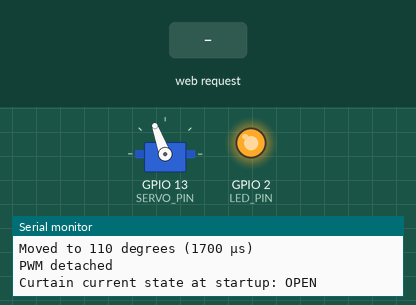
This sketch was run on a simulated ESP8266 (NodeMCU). Parts: servo, output pins drawn as LEDs (lit = HIGH), the last lines printed to the serial monitor. The test bench sets the inputs (shaded band). WiFi joins after 1.5 s; servers stay silent unless stated; storage starts empty.

Above: at 8.8 s.
8.9 s: HTTP request GET /close received
At 9.38 s:
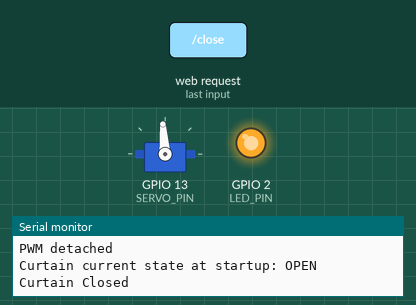
At 9.98 s:
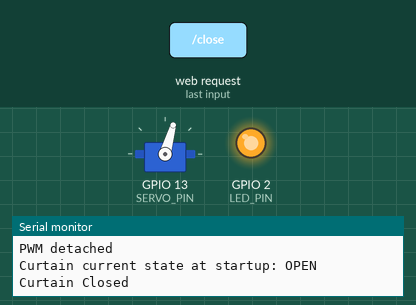
11.9 s: HTTP request GET /open received
At 13.0 s:
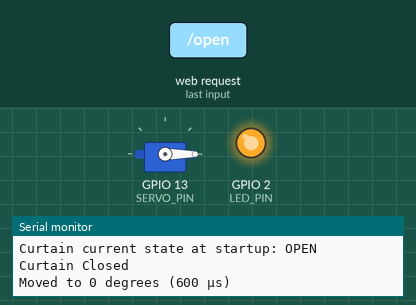
Timing chart, 0 to 18.0 s (numbered marks = the images above; inputs shaded):
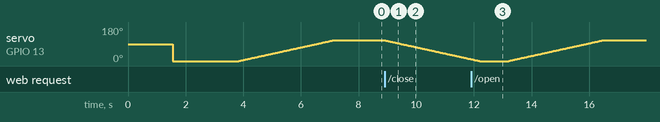

Measured:
- after the input at 8.9 s, servo on GPIO 13 (SERVO_PIN): moves from 110° to 10° over 3.0 s, starting at once

The sketch:

onlyfans_local.ino
```cpp
/* --------------------------------------------------------------
* Window exhaust fan curtain control
* This shoddily put together code creates a server on an ESP8266 via Http
* that communicates with a Servo and toggles it between defined angles
* Using ESP8266 NodeMCU ESP-12
* 2025 http://DisasterOfPuppets.com
-----------------------------------------------------------------*/

#include <ESP8266WiFi.h>
#include <ESP8266WebServer.h>
#include <ESP8266mDNS.h>
#include <LittleFS.h>
#include <Servo.h>
#include <user_interface.h>
#define LOG_BUFFER_SIZE 2048

// Structure stored in RTC memory to remember the curtain state across resets
struct RTCData {
  uint32_t magic;
  bool lastWasOpen;
};

RTCData rtcData;
uint32_t RTC_MEM_START = 65;

// Runtime flags and state
bool skipStartupMovement = false;
String logBuffer = "";
bool isOpen = false;
bool isMoving = false;
unsigned long lastAlive = 0;

int currentPulse = 0; // tracks last pulse sent to the servo

//**************ADJUST THESE SETTINGS FOR YOUR SETUP **************

// -= WIFI SETTINGS =-

// Wi-Fi credentials (replace with your network details)

const char* ssid = "YOURBANK";
const char* password = "DETAILS HERE";

// -= SERVO SETTINGS =-  (adjust to match your hardware)
#define SWAP_DIRECTION false // In case it goes the wrong way

#define SERVO_PIN 13           // D7 GPIO13 — safe for servo PWM
#define LED_PIN LED_BUILTIN    // GPIO2 — onboard blue LED
constexpr int SERVOMIN = 600;  // Min pulse width in µs. DO NOT modify unless calibrating manually.
constexpr int SERVOMAX = 2400; // Max pulse width in µs. See GitHub readme for safe tuning instructions.
constexpr int CLOSED_ANGLE = 0; // Angle of the Servo when curtain is closed (With our 3 gears turns the Door Anticlockwise)
constexpr int OPEN_ANGLE = 110; // Angle of the Servo when the curtain is open, adjust as needed (Gear turns Clockwise)
constexpr bool OPEN_ON_RUN = true; // Have the Servo open the curtain on power (this won't re-run on manual software reset)
//Servo with the horn mounted closer to the left side - 0 goes clockwise, 180 is anticlockwise

// Tuning values for smooth motion and slowing servo down.
#define SERVO_SPEED_DELAY 15       // [Was 2] Delay (in milliseconds) between each step. Higher = slower movement.
#define SERVO_STEP_SIZE 5          // [Was 40 wayy too fast] Microseconds per step. Smaller = smoother and slower movement.
// If your servo starts stuttering or twitching: try increasing SERVO_STEP_SIZE or reducing SERVO_SPEED_DELAY.
// Stuttering typically means the servo isn't receiving fast enough or large enough signal changes to move cleanly.


// -= SERVER SETTINGS =-  (network configuration for the HTTP server)

IPAddress local_IP(192, 168, 1, 19); // Change this to the IP address you want to use for the server
IPAddress gateway(192, 168, 1, 1); // Your router's gateway
IPAddress subnet(255, 255, 255, 0);
IPAddress dns(8, 8, 8, 8); // Optional, Google DNS
constexpr bool USE_DNS = false; // true : On | false : Off

//*****************************************************************

ESP8266WebServer server(80);
Servo myServo;

// Helper function declarations so setup() can call them
//  - angleToMicros converts a target angle to its pulse width
//  - moveServoSmooth incrementally moves the servo to that angle

void Log(const String& msg);
void CheckWiFi();
void handleRoot();
void handleOpen();
void handleClose();
void handleRestart();
void RunStartupMovement();
void moveServoSmooth(int targetAngle);
int angleToMicros(int angle);


void setup() {

  Serial.begin(115200);

//Initialize pins

  pinMode(LED_PIN, OUTPUT);
  digitalWrite(LED_PIN, HIGH); // OFF (active LOW)

// Was the previous reset triggered by our restart handler?

  system_rtc_mem_read(RTC_MEM_START, &rtcData, sizeof(rtcData));
  if (rtcData.magic == 0xCAFEBABE) {
    skipStartupMovement = true;
    isOpen = rtcData.lastWasOpen;
    Log("User initiated restart. Skipping startup movement.");
    Log("Curtain state restored: " + String(isOpen ? "OPEN" : "CLOSED"));
    // ensure smooth moves start from the remembered position
    int restoreAngle = isOpen ?
    (SWAP_DIRECTION ? CLOSED_ANGLE : OPEN_ANGLE) :
    (SWAP_DIRECTION ? OPEN_ANGLE : CLOSED_ANGLE);
    currentPulse = angleToMicros(restoreAngle);
    rtcData.magic = 0;
    system_rtc_mem_write(RTC_MEM_START, &rtcData, sizeof(rtcData));
  }

  Log("Booting...");


//Initialize WiFi

  if (USE_DNS) {
    WiFi.config(local_IP, gateway, subnet, dns);
  } else {
    WiFi.config(local_IP, gateway, subnet);
  }

  WiFi.begin(ssid, password);
  Serial.print("Connecting to Wi-Fi");
  unsigned long start = millis();
  while (WiFi.status() != WL_CONNECTED && millis() - start < 5000) {
    delay(50);
    yield();
  }
  if (WiFi.status() == WL_CONNECTED) {
    Log("Wi-Fi up: " + WiFi.localIP().toString());
  } else {
    Log("Wi-Fi failed or timed out");
  }

  // Initialize mDNS
  if (MDNS.begin("onlyfans")) {
    Log("mDNS responder started");
    Log("Try visiting: http://onlyfans.local");
  } else {
    Log("mDNS setup failed");
  }


  // Mount LittleFS and confirm all required web assets exist
  if (!LittleFS.begin()) {
    Log("LittleFS mount failed!");
    return;
  }

  // Confirm required files exist
  if (!LittleFS.exists("/index.html")) Log("Missing: index.html");
  if (!LittleFS.exists("/style.css"))   Log("Missing: style.css");
  if (!LittleFS.exists("/script.js"))   Log("Missing: script.js");
  if (!LittleFS.exists("/fanlogo.svg")) Log("Missing: fanlogo.svg");
  if (!LittleFS.exists("/log.html")) Log("Missing: log.html");
  if (!LittleFS.exists("/curtain.png")) Log("Missing: curtain.png");

  // Serve static files for the web interface
  server.on("/", handleRoot);
  server.serveStatic("/style.css",   LittleFS, "/style.css");
  server.serveStatic("/script.js",   LittleFS, "/script.js");
  server.serveStatic("/fanlogo.svg", LittleFS, "/fanlogo.svg");
  server.serveStatic("/log.html", LittleFS, "/log.html");
  server.serveStatic("/curtain.png", LittleFS, "/curtain.png"); // optional
  server.serveStatic("/index.html", LittleFS, "/index.html");

  // Endpoints that control the curtain and expose status/logs
  server.on("/curtain-status", []() {
    String state = isMoving ? "moving" : (isOpen ? "open" : "closed");
    server.send(200, "application/json", "{\"state\":\"" + state + "\"}");
  });
  server.on("/open", handleOpen);
  server.on("/close", handleClose);
  server.on("/restart", handleRestart);
  server.on("/log", []() { server.send(200, "text/plain", logBuffer); });


  // Start listening for HTTP requests
  server.begin();
  Log("HTTP server started");

  // Optionally move the curtain on boot if this wasn't a software restart
  if (!skipStartupMovement) {
    Log("Running servo startup routines....");
    if (OPEN_ON_RUN == true) { // Check the user defined option
      RunStartupMovement();
    }
  } else {
    Log("User initiated server restart");
  }
  Log("Curtain current state at startup: " + String(isOpen ? "OPEN" : "CLOSED"));
}

//******************FUNCTIONS **********************

// Append a message to the log and keep the buffer within limits

void Log(const String& msg) {
  Serial.println(msg); // still prints over USB if connected
  logBuffer += msg + "\n";
  if (logBuffer.length() > LOG_BUFFER_SIZE) {
    logBuffer = logBuffer.substring(logBuffer.length() - LOG_BUFFER_SIZE); // trim oldest
  }
}

// Reconnect if Wi-Fi drops
void CheckWiFi() {
  static unsigned long lastCheck = 0;
  if (millis() - lastCheck < 5000) return; // Check every 5 seconds
  lastCheck = millis();
  if (WiFi.status() != WL_CONNECTED) {
    Log("[WiFi] Disconnected. Attempting reconnect...");
    WiFi.disconnect();
    WiFi.begin(ssid, password);
    unsigned long start = millis();
    while (WiFi.status() != WL_CONNECTED && millis() - start < 10000) {
      delay(100);
      yield(); // Prevent watchdog reset
    }
    if (WiFi.status() == WL_CONNECTED) {
      Log("\nWi-Fi Reconnected!");
      Log("IP address: " + WiFi.localIP().toString());
      digitalWrite(LED_PIN, HIGH);
    } else {
      Log("Wi-Fi Reconnect failed!");
    }
  }
}

// Interpolate servo position in microsecond steps for smooth motion
void moveServoSmooth(int targetAngle) {
  int targetPulse = angleToMicros(targetAngle);
  if (targetPulse == currentPulse) return;

  int step = (targetPulse > currentPulse) ? SERVO_STEP_SIZE : -SERVO_STEP_SIZE;
  while (currentPulse != targetPulse) {
    currentPulse += step;
    if ((step > 0 && currentPulse > targetPulse) ||
        (step < 0 && currentPulse < targetPulse)) {
      currentPulse = targetPulse;
    }
    myServo.writeMicroseconds(currentPulse);
    delay(SERVO_SPEED_DELAY);
  }
}

// -------- HTTP route handlers --------

// Serve the main interface page
void handleRoot() {
  IPAddress clientIP = server.client().remoteIP();
  Log("HTTP connection detected from: " + clientIP.toString());

  File file = LittleFS.open("/index.html", "r");
  if (!file) {
    server.send(500, "text/plain", "Missing index.html");
    return;
  }
  server.streamFile(file, "text/html");
  file.close();
}

// Move the curtain to the open position
void handleOpen() {
  Log("Curtain Open");
  myServo.attach(SERVO_PIN, SERVOMIN, SERVOMAX);
  isMoving = true;
  int targetAngle = SWAP_DIRECTION ? CLOSED_ANGLE : OPEN_ANGLE;
  moveServoSmooth(constrain(targetAngle, 0, 180));
  Log("Moved to " + String(targetAngle) + " degrees (" + String(currentPulse) + " µs)");
  delay(1000);
  myServo.detach();
  isMoving = false;
  isOpen = true;
  server.send(200, "text/plain", "Curtain opened.");
}

// Move the curtain to the closed position
void handleClose() {
  Log("Curtain Closed");
  myServo.attach(SERVO_PIN, SERVOMIN, SERVOMAX);
  isMoving = true;
  int targetAngle = SWAP_DIRECTION ? OPEN_ANGLE : CLOSED_ANGLE;
  moveServoSmooth(constrain(targetAngle, 0, 180));
  Log("Moved to " + String(targetAngle) + " degrees (" + String(currentPulse) + " µs)");
  delay(1000);
  myServo.detach();
  isMoving = false;
  isOpen = false;
  server.send(200, "text/plain", "Curtain closed.");
}

// Persist state and reboot the ESP
void handleRestart() {
  Log("Restarting Server...");

  rtcData.magic = 0xCAFEBABE;
  rtcData.lastWasOpen = isOpen; // ← Track actual curtain state
  system_rtc_mem_write(RTC_MEM_START, &rtcData, sizeof(rtcData));

  server.send(200, "text/plain", "Restarting ESP...");
  delay(500);
  ESP.restart();
}

// Initial servo homing cycle executed on power-up
void RunStartupMovement() {
  Serial.println("Initialising...");  // Display init message to serial

  Log("Attaching servo...");
  myServo.attach(SERVO_PIN, SERVOMIN, SERVOMAX);
  isMoving = true;


  // Slowly home to closed position
  Log("Homing to CLOSED...");
  int closedTarget = SWAP_DIRECTION ? OPEN_ANGLE : CLOSED_ANGLE;
  moveServoSmooth(constrain(closedTarget, 0, 180));
  Log("Homed to " + String(closedTarget) + " degrees (" + String(currentPulse) + " µs)");
  delay(500);

  // Then open smoothly
  int openTarget = SWAP_DIRECTION ? CLOSED_ANGLE : OPEN_ANGLE;
  moveServoSmooth(constrain(openTarget, 0, 180));
  Log("Moved to " + String(openTarget) + " degrees (" + String(currentPulse) + " µs)");
  delay(500);

  isOpen = true;
  isMoving = false;
  myServo.detach();
  Log("PWM detached");
}


// Helper to convert an angle (0-180°) into the corresponding pulse width
inline int angleToMicros(int angle) {
  return map(angle, 0, 180, SERVOMIN, SERVOMAX);
}

// Main runtime loop
void loop() {
  server.handleClient();
  MDNS.update();
  CheckWiFi();

  unsigned long now = millis();
  if (now - lastAlive >= 20UL * 60UL * 1000UL) {  // 20 minutes
    Log("[DEBUG] Keep-alive blink");
    digitalWrite(LED_PIN, LOW);   // ON
    delay(100);                   // short blink
    digitalWrite(LED_PIN, HIGH);  // OFF
    lastAlive = now;
  }
}
```
